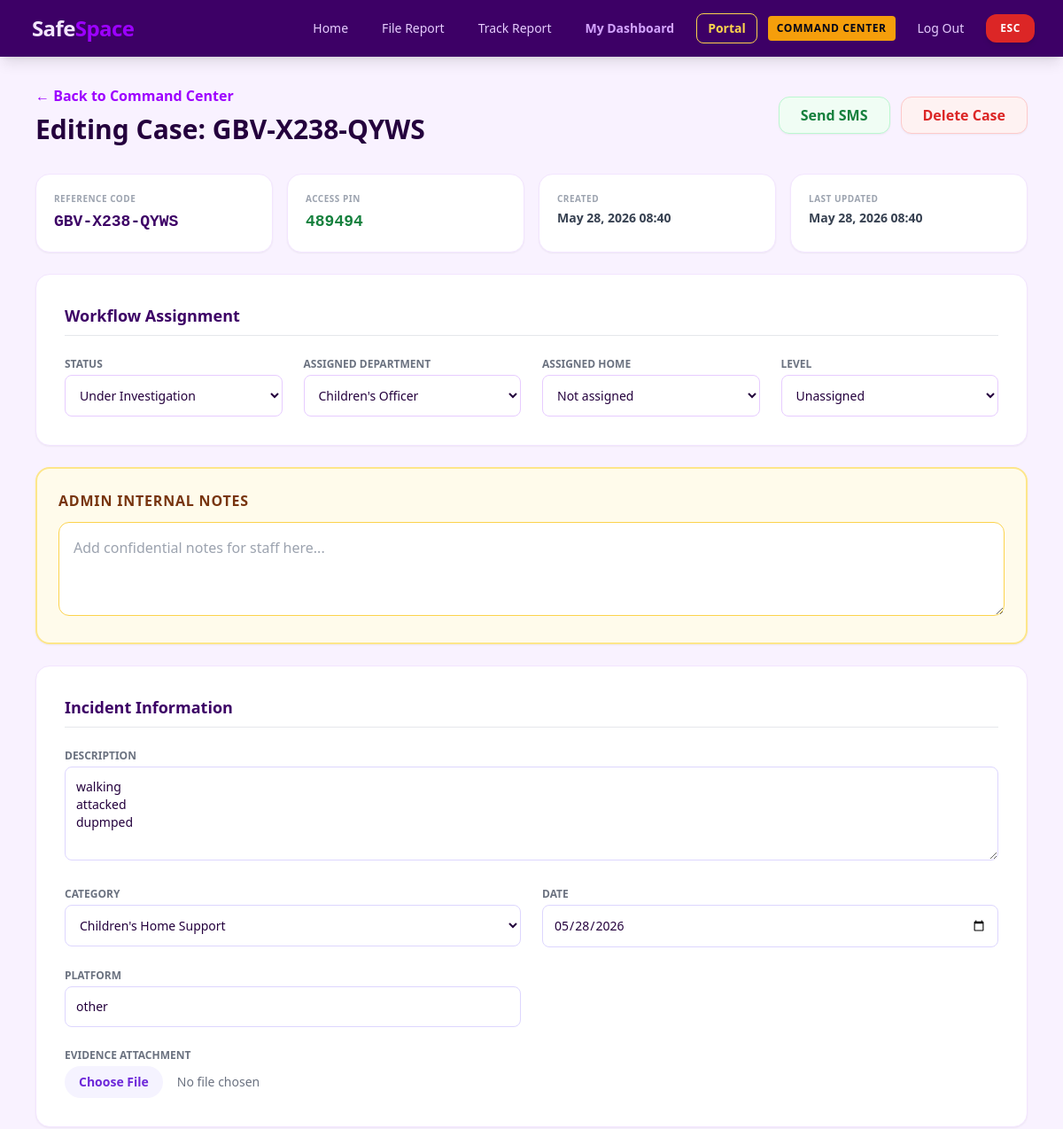
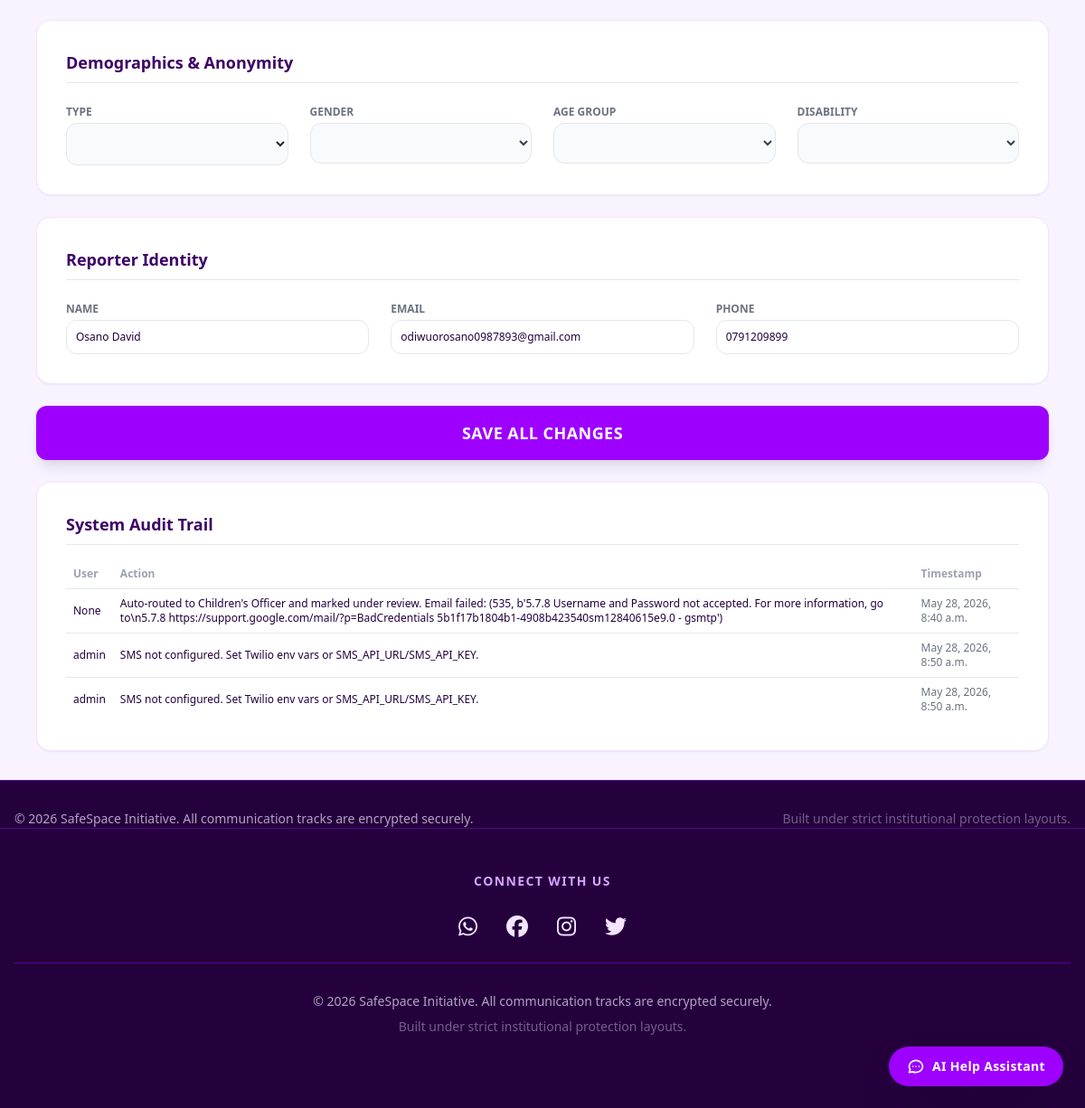
Screenshot of /edit-report/27/ (signed in) with the database file from the repository (2 pictures, top to bottom).
### reports/models.py (models this page shows, shortened)
class IncidentReport(models.Model):
    CATEGORY_CHOICES = [
        ('cyberstalking', 'Cyberstalking & Harassment'),
        ('doxing', 'Non-Consensual Image Sharing / DoXing'),
        ('impersonation', 'Impersonation & Identity Theft'),
        ('threats', 'Online Threats & Hate Speech'),
        ('other', 'Other Forms of Online Abuse'),
        ('children_home_support', 'Children\'s Home Support'),
    ]
    STATUS_CHOICES = [
        ('pending', 'Pending Review'),
        ('under_review', 'Under Investigation'),
        ('action_taken', 'Action Taken / Resolved'),
        ('closed', 'Closed'),
    ]
    URGENCY_CHOICES = [
        ('low', 'Low Priority'),
        ('medium', 'Medium Priority'),
        ('high', 'High Priority'),
        ('critical', 'Critical Intervention Required'),
    ]
    LEVEL_CHOICES = [
        (0, 'Unassigned'),
        (1, 'Initial Review'),
        (2, 'Escalated/Urgent'),
        (3, 'Resolved')
    ]
    reference_number = models.CharField(max_length=14, unique=True, editable=False, db_index=True)
    case_access_pin = models.CharField(max_length=6, editable=False)
    reporter_profile = models.ForeignKey(User, on_delete=models.SET_NULL, blank=True, null=True)
    incident_category = models.CharField(max_length=100, choices=CATEGORY_CHOICES)
    description = models.TextField()
    incident_date = models.DateField(null=True, blank=True)
    platform_used = models.CharField(max_length=100)
    evidence_attachment = models.FileField(upload_to='evidence/%Y/%m/%d/', blank=True, null=True)
    level = models.IntegerField(choices=LEVEL_CHOICES, default=0)
    assigned_department = models.ForeignKey(Department, on_delete=models.SET_NULL, null=True, blank=True)
    assigned_to = models.ForeignKey(User, on_delete=models.SET_NULL, null=True, blank=True, related_name='assigned_cases')
    assigned_home = models.ForeignKey(ChildrensHome, on_delete=models.SET_NULL, null=True, blank=True)
    reporter_type = models.CharField(max_length=20, default='self')
    allow_contact = models.BooleanField(default=False)
    gender = models.CharField(max_length=5, default='P')
    age_group = models.CharField(max_length=10, blank=True, null=True)
    disability = models.CharField(max_length=20, default='none')
    reporter_name = models.CharField(max_length=100, blank=True, null=True)
    reporter_email = models.EmailField(blank=True, null=True)
    reporter_phone = models.CharField(max_length=20, blank=True, null=True)
    ai_classified_category = models.CharField(max_length=50, blank=True, null=True)
    ai_urgency_score = models.CharField(max_length=20, choices=URGENCY_CHOICES, default='low')
    ai_research_insights = models.TextField(blank=True, null=True)
    status = models.CharField(max_length=20, choices=STATUS_CHOICES, default='pending')
    admin_notes = models.TextField(blank=True, null=True)
    created_at = models.DateTimeField(auto_now_add=True)
    updated_at = models.DateTimeField(auto_now=True)

class Department(models.Model):
    name = models.CharField(max_length=100, unique=True)
    email = models.EmailField()

class AuditLog(models.Model):
    report = models.ForeignKey(IncidentReport, on_delete=models.CASCADE, related_name='audit_logs')
    user = models.ForeignKey(User, on_delete=models.SET_NULL, null=True)
    action = models.CharField(max_length=255)
    timestamp = models.DateTimeField(auto_now_add=True)

### reports/views.py (the view)
# urls.py: path('edit-report/<int:report_id>/', views.friendly_edit_view, name='friendly_edit'),
@staff_member_required
def friendly_edit_view(request, report_id):
    report = get_object_or_404(IncidentReport, id=report_id)
    if request.method == 'POST':
        form = SecureIncidentReportForm(request.POST, request.FILES, instance=report)
        if form.is_valid():
            report = form.save(commit=False)
            report.admin_notes = request.POST.get('admin_notes', '')
            report.status = request.POST.get('status', report.status)
            report.level = request.POST.get('level', report.level)
            report.assigned_department_id = request.POST.get('assigned_department') or None
            report.assigned_home_id = request.POST.get('assigned_home') or None
            report.save()
            AuditLog.objects.create(
                report=report,
                user=request.user,
                action="Admin updated full case record from command center."
            )
            return redirect('custom_admin_dashboard')
    else:
        form = SecureIncidentReportForm(instance=report)
    return render(request, 'reports/friendly_edit.html', {
        'form': form,
        'report': report,
        'departments': Department.objects.all().order_by('name'),
        'homes': ChildrensHome.objects.all().order_by('name'),
    })

### reports/templates/reports/friendly_edit.html (shortened to what this page needs)
{% extends 'base.html' %}
{% block content %}
<div class="max-w-6xl mx-auto px-4 py-8">
    <div class="flex flex-col md:flex-row justify-between items-start md:items-center mb-8 gap-4">
        <div>
            <a href="{% url 'custom_admin' %}" class="text-purple-600 font-bold hover:underline mb-2 block">← Back to Command Center</a>
            <h1 class="text-3xl font-black text-purple-950">Editing Case: {{ report.reference_number }}</h1>
        </div>
        <div class="flex gap-3">
            <a href="{% url 'send_case_sms' report.id %}" class="bg-green-50 text-green-700 font-bold py-2 px-6 rounded-xl border border-green-200 hover:bg-green-100 transition shadow-sm">Send SMS</a>
            <button type="button" onclick="confirmDelete()" class="bg-red-50 text-red-600 font-bold py-2 px-6 rounded-xl border border-red-200 hover:bg-red-100 transition shadow-sm">Delete Case</button>
        </div>
    </div>
    <form method="POST" enctype="multipart/form-data" class="space-y-6">
        <div class="grid grid-cols-1 md:grid-cols-4 gap-4">
            <div class="bg-white p-5 rounded-2xl shadow-sm border border-purple-100">
                <span class="block text-[10px] font-black text-gray-400 uppercase tracking-wider">Reference Code</span>
                <span class="block mt-1 font-mono text-lg font-black text-purple-900 select-all">{{ report.reference_number }}</span>
            </div>
            <div class="bg-white p-5 rounded-2xl shadow-sm border border-purple-100">
                <span class="block text-[10px] font-black text-gray-400 uppercase tracking-wider">Access PIN</span>
                <span class="block mt-1 font-mono text-lg font-black text-green-700 select-all">{{ report.case_access_pin }}</span>
            </div>
            <div class="bg-white p-5 rounded-2xl shadow-sm border border-purple-100">
                <span class="block text-[10px] font-black text-gray-400 uppercase tracking-wider">Created</span>
                <span class="block mt-1 text-sm font-bold text-gray-700">{{ report.created_at|date:"M d, Y H:i" }}</span>
            </div>
            <div class="bg-white p-5 rounded-2xl shadow-sm border border-purple-100">
                <span class="block text-[10px] font-black text-gray-400 uppercase tracking-wider">Last Updated</span>
                <span class="block mt-1 text-sm font-bold text-gray-700">{{ report.updated_at|date:"M d, Y H:i" }}</span>
            </div>
        </div>
        <div class="bg-white p-8 rounded-2xl shadow-sm border border-purple-100">
            <h2 class="text-lg font-bold text-purple-900 mb-6 border-b pb-2">Workflow Assignment</h2>
            <div class="grid grid-cols-1 md:grid-cols-4 gap-6">
                <div>
                    <label class="block text-xs font-bold text-gray-500 mb-1 uppercase">Status</label>
                    <select name="status" class="w-full p-3 bg-white border border-purple-200 rounded-lg text-sm">
                        {% for value, label in report.STATUS_CHOICES %}
                            <option value="{{ value }}" {% if report.status == value %}selected{% endif %}>{{ label }}</option>
                        {% endfor %}
                    </select>
                </div>
                <div>
                    <label class="block text-xs font-bold text-gray-500 mb-1 uppercase">Assigned Department</label>
                    <select name="assigned_department" class="w-full p-3 bg-white border border-purple-200 rounded-lg text-sm">
                        {% for department in departments %}
                            <option value="{{ department.id }}" {% if report.assigned_department_id == department.id %}selected{% endif %}>{{ department.name }}</option>
                        {% endfor %}
                    </select>
                </div>
                <div>
                    <label class="block text-xs font-bold text-gray-500 mb-1 uppercase">Assigned Home</label>
                    <select name="assigned_home" class="w-full p-3 bg-white border border-purple-200 rounded-lg text-sm">
                        <option value="">Not assigned</option>
                    </select>
                </div>
                <div>
                    <label class="block text-xs font-bold text-gray-500 mb-1 uppercase">Level</label>
                    <select name="level" class="w-full p-3 bg-white border border-purple-200 rounded-lg text-sm">
                        {% for value, label in report.LEVEL_CHOICES %}
                            <option value="{{ value }}" {% if report.level == value %}selected{% endif %}>{{ label }}</option>
                        {% endfor %}
                    </select>
                </div>
            </div>
        </div>
        <div class="bg-amber-50 p-6 rounded-2xl border-2 border-amber-200 shadow-sm">
            <h2 class="text-md font-black text-amber-900 mb-3 uppercase tracking-wider">Admin Internal Notes</h2>
            <textarea name="admin_notes" class="w-full p-4 border border-amber-300 rounded-xl focus:ring-4 focus:ring-amber-200 outline-none transition" rows="3" placeholder="Add confidential notes for staff here...">{{ report.admin_notes|default_if_none:"" }}</textarea>
        </div>
        <div class="bg-white p-8 rounded-2xl shadow-sm border border-purple-100">
            <h2 class="text-lg font-bold text-purple-900 mb-6 border-b pb-2">Incident Information</h2>
            <div class="grid grid-cols-1 md:grid-cols-2 gap-6">
                <div class="md:col-span-2">
                    <label class="block text-xs font-bold text-gray-500 mb-1 uppercase">Description</label>
                    {{ form.description }}
                </div>
                <div>
                    <label class="block text-xs font-bold text-gray-500 mb-1 uppercase">Category</label>
                    {{ form.incident_category }}
                </div>
                <div>
                    <label class="block text-xs font-bold text-gray-500 mb-1 uppercase">Date</label>
                    {{ form.incident_date }}
                </div>
                <div>
                    <label class="block text-xs font-bold text-gray-500 mb-1 uppercase">Platform</label>
                    {{ form.platform_used }}
                </div>
                <div class="md:col-span-2">
                    <label class="block text-xs font-bold text-gray-500 mb-1 uppercase">Evidence Attachment</label>
                    {{ form.evidence_attachment }}
                </div>
            </div>
        </div>
        <div class="bg-white p-8 rounded-2xl shadow-sm border border-purple-100">
            <h2 class="text-lg font-bold text-purple-900 mb-6 border-b pb-2">Demographics & Anonymity</h2>
            <div class="grid grid-cols-2 md:grid-cols-4 gap-6">
                <div><label class="block text-xs font-bold text-gray-500 mb-1 uppercase">Type</label>{{ form.reporter_type }}</div>
                <div><label class="block text-xs font-bold text-gray-500 mb-1 uppercase">Gender</label>{{ form.gender }}</div>
                <div><label class="block text-xs font-bold text-gray-500 mb-1 uppercase">Age Group</label>{{ form.age_group }}</div>
                <div><label class="block text-xs font-bold text-gray-500 mb-1 uppercase">Disability</label>{{ form.disability }}</div>
            </div>
        </div>
        <div class="bg-white p-8 rounded-2xl shadow-sm border border-purple-100">
            <h2 class="text-lg font-bold text-purple-900 mb-6 border-b pb-2">Reporter Identity</h2>
            <div class="grid grid-cols-1 md:grid-cols-3 gap-6">
                <div><label class="block text-xs font-bold text-gray-500 mb-1 uppercase">Name</label>{{ form.reporter_name }}</div>
                <div><label class="block text-xs font-bold text-gray-500 mb-1 uppercase">Email</label>{{ form.reporter_email }}</div>
                <div><label class="block text-xs font-bold text-gray-500 mb-1 uppercase">Phone</label>{{ form.reporter_phone }}</div>
            </div>
        </div>
        <button type="submit" class="w-full bg-purple-600 text-white font-black py-4 rounded-xl hover:bg-purple-700 transition shadow-lg text-lg uppercase tracking-wide">Save All Changes</button>
    </form>
    <div class="bg-white p-8 rounded-2xl shadow-sm border border-purple-100 mt-6 overflow-hidden">
        <h2 class="text-lg font-bold text-purple-900 mb-4 border-b pb-2">System Audit Trail</h2>
        <div class="overflow-x-auto">
            <table class="w-full text-xs text-left">
                <thead>
                    <tr class="text-gray-400">
                        <th class="p-2">User</th>
                        <th class="p-2">Action</th>
                        <th class="p-2">Timestamp</th>
                    </tr>
                </thead>
                <tbody>
                    {% for log in report.audit_logs.all %}
                    <tr class="border-t">
                        <td class="p-2 font-medium">{{ log.user }}</td>
                        <td class="p-2">{{ log.action }}</td>
                        <td class="p-2 text-gray-500">{{ log.timestamp }}</td>
                    </tr>
                    {% empty %}
                    <tr><td colspan="3" class="p-4 text-gray-400">No logs available for this case.</td></tr>
                    {% endfor %}
                </tbody>
            </table>
        </div>
    </div>
</div>
{% endblock %}

### core/static/images/custom.css (style rules this page uses)
html { scroll-behavior: smooth; -webkit-tap-highlight-color: transparent; }

### rows the page displays
IncidentReport: reference_number "GBV-X238-QYWS", case_access_pin "489494", created_at "May 28, 2026 08:40", updated_at "May 28, 2026 08:40", status "Under Investigation", assigned_department "Children's Officer", level "Unassigned", description "walking attacked dupmped", incident_category "Children's Home Support", incident_date "05/28/2026", platform_used "other", reporter_name "Osano David", reporter_email "odiwuorosano0987893@gmail.com", reporter_phone "0791209899"
AuditLog: user "None", action "Auto-routed to Children's Officer and marked under review. Email failed: (535, b'5.7.8 Username and Password not accepted. For more information, go to\\n5.7.8 https://support.google.com/mail/?p=BadCredentials 5b1f17b1804b1-4908b423540sm12840615e9.0 - gsmtp')", timestamp "May 28, 2026, 8:40 a.m."
AuditLog: user "admin", action "SMS not configured. Set Twilio env vars or SMS_API_URL/SMS_API_KEY.", timestamp "May 28, 2026, 8:50 a.m."
AuditLog: user "admin", action "SMS not configured. Set Twilio env vars or SMS_API_URL/SMS_API_KEY.", timestamp "May 28, 2026, 8:50 a.m."
